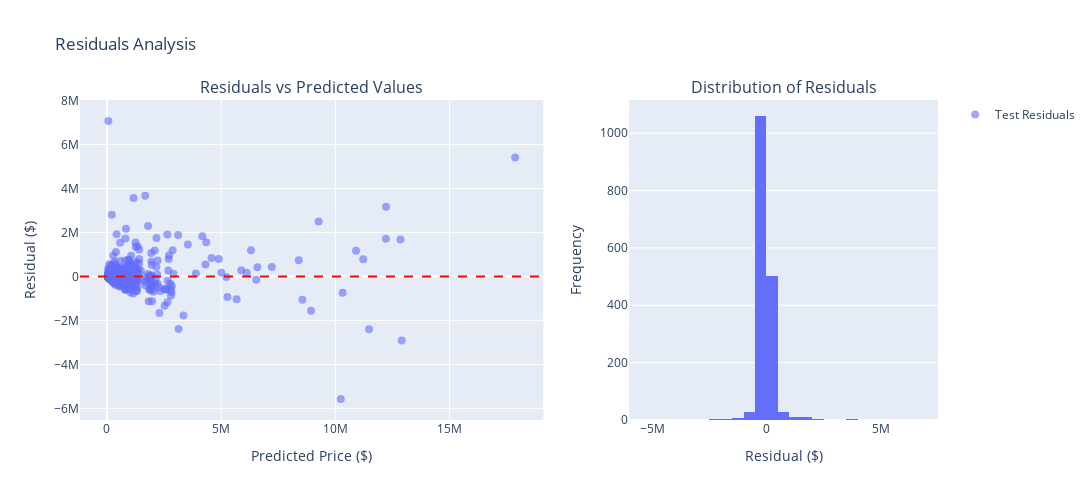

This figure's notebook cell:
### Markdown cell above
### Visualization 2: Residuals Analysis

Residuals are the differences between actual and predicted values (actual - predicted). This plot helps us identify patterns in our prediction errors:

- **Random scatter around zero** = good (our model doesn't have systematic biases)
- **Funnel shape** = heteroscedasticity (error variance changes with prediction size)
- **Curved pattern** = model is missing non-linear relationships

We'll also show a histogram of residuals to check if errors are normally distributed.

### Code cell
# Calculate residuals
residuals_train = y_train - y_pred_train
residuals_test = y_test - y_pred_test

# Create subplots
from plotly.subplots import make_subplots

fig = make_subplots(
    rows=1, cols=2,
    subplot_titles=('Residuals vs Predicted Values', 'Distribution of Residuals'),
    column_widths=[0.6, 0.4]
)

# Residuals scatter plot
fig.add_trace(
    go.Scatter(
        x=y_pred_test,
        y=residuals_test,
        mode='markers',
        name='Test Residuals',
        marker=dict(color='#636EFA', size=8, opacity=0.6),
        text=[f'Predicted: ${p:,.0f}<br>Residual: ${r:,.0f}' 
              for p, r in zip(y_pred_test, residuals_test)],
        hovertemplate='%{text}<extra></extra>'
    ),
    row=1, col=1
)

# Add zero line
fig.add_hline(y=0, line_dash="dash", line_color="red", row=1, col=1)

# Residuals histogram
fig.add_trace(
    go.Histogram(
        x=residuals_test,
        nbinsx=30,
        name='Residuals Distribution',
        marker_color='#636EFA',
        showlegend=False
    ),
    row=1, col=2
)

fig.update_xaxes(title_text="Predicted Price ($)", row=1, col=1)
fig.update_yaxes(title_text="Residual ($)", row=1, col=1)
fig.update_xaxes(title_text="Residual ($)", row=1, col=2)
fig.update_yaxes(title_text="Frequency", row=1, col=2)

fig.update_layout(
    title_text="Residuals Analysis",
    showlegend=True,
    width=1200,
    height=500
)

fig.show()

### Figure 1 — Plotly figure (JSON) as saved in the notebook; plotly's stock layout.template omitted (floating-point values rounded to 4 significant figures; data arrays with more than 128 entries replaced by an {"elided": "..."} marker saying what was removed)
{"data": [{"hovertemplate": "%{text}<extra></extra>", "marker": {"color": "#636EFA", "opacity": 0.6, "size": 8}, "mode": "markers", "name": "Test Residuals", "text": {"elided": "1660 str values"}, "type": "scatter", "x": {"elided": "1660 float values"}, "xaxis": "x", "y": {"elided": "1660 float values"}, "yaxis": "y"}, {"marker": {"color": "#636EFA"}, "name": "Residuals Distribution", "nbinsx": 30, "showlegend": false, "type": "histogram", "x": {"elided": "1660 float values"}, "xaxis": "x2", "yaxis": "y2"}], "layout": {"annotations": [{"font": {"size": 16}, "showarrow": false, "text": "Residuals vs Predicted Values", "x": 0.27, "xanchor": "center", "xref": "paper", "y": 1, "yanchor": "bottom", "yref": "paper"}, {"font": {"size": 16}, "showarrow": false, "text": "Distribution of Residuals", "x": 0.82, "xanchor": "center", "xref": "paper", "y": 1, "yanchor": "bottom", "yref": "paper"}], "height": 500, "shapes": [{"line": {"color": "red", "dash": "dash"}, "type": "line", "x0": 0, "x1": 1, "xref": "x domain", "y0": 0, "y1": 0, "yref": "y"}], "showlegend": true, "title": {"text": "Residuals Analysis"}, "width": 1200, "xaxis": {"anchor": "y", "domain": [0, 0.54], "title": {"text": "Predicted Price ($)"}}, "xaxis2": {"anchor": "y2", "domain": [0.64, 1], "title": {"text": "Residual ($)"}}, "yaxis": {"anchor": "x", "domain": [0, 1], "title": {"text": "Residual ($)"}}, "yaxis2": {"anchor": "x2", "domain": [0, 1], "title": {"text": "Frequency"}}}}
